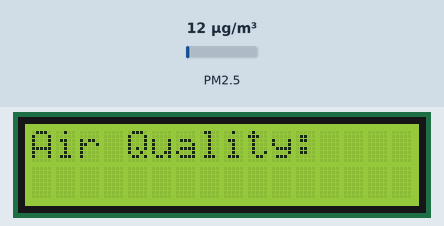
Recording of a sketch running on a simulated Arduino Uno, built with avr-gcc and run on an emulated ATmega328P. On the bench: 16×2 character LCD. Wiring (inferred from the names in the program): dust sensor: data pin 2. The test bench sets the inputs (shaded band); at power-on: PM2.5 12 µg/m³. What the sketch prints to the serial monitor is not drawn.

Above: at 0.1 s.
At 30.3 s:
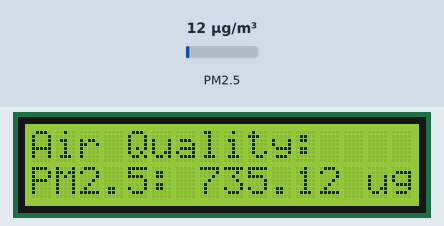
At 67.5 s:
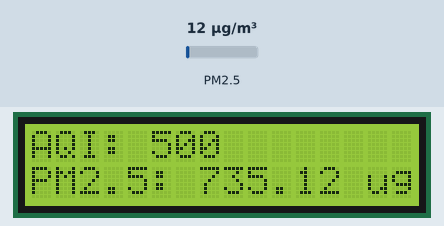
At 106.7 s:
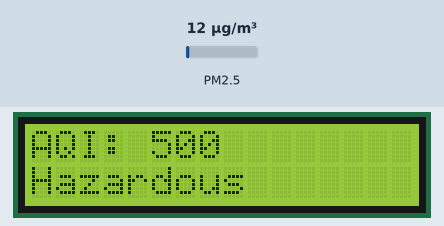

Measured:
- what the display in image 1 shows lasts 2.0 s, from 30.2 s to 32.2 s

The sketch:

air_filter.ino
```cpp
#include <Wire.h>
#include <LiquidCrystal_I2C.h>

#define PM25_PIN 2      // DSM501A PM2.5 output pin
#define SAMPLE_TIME 30000  // Sampling time in milliseconds (30s)

// Initialize LCD (I2C Address: 0x27 or 0x3F)
LiquidCrystal_I2C lcd(0x27, 16, 2);

void setup() {
    pinMode(PM25_PIN, INPUT);
    lcd.begin(16, 2);
    lcd.backlight();
    lcd.setCursor(0, 0);
    lcd.print("Air Quality:");
    Serial.begin(9600);
}

void loop() {
    unsigned long duration;
    unsigned long start_time = millis();
    unsigned long low_pulse_time = 0;

    // Measure low pulse duration for PM2.5
    while (millis() - start_time < SAMPLE_TIME) {
        duration = pulseIn(PM25_PIN, LOW);
        low_pulse_time += duration;
    }

    // Calculate PM2.5 concentration (approximation)
    float ratio = (low_pulse_time / (float)SAMPLE_TIME) * 100.0;
    float concentration = 0.5 * ratio;  // Approximate PM2.5 concentration in µg/m³

    // Convert PM2.5 concentration to AQI using the given formula
    int AQI = calculateAQI(concentration);

    // Display values on LCD
    lcd.setCursor(0, 1);
    lcd.print("PM2.5: ");
    lcd.print(concentration);
    lcd.print(" ug/m3");

    delay(2000);

    lcd.clear();
    lcd.setCursor(0, 0);
    lcd.print("AQI: ");
    lcd.print(AQI);
    lcd.setCursor(0, 1);
    lcd.print(getAQIDescription(AQI));

    Serial.print("PM2.5: ");
    Serial.print(concentration);
    Serial.print(" µg/m³, AQI: ");
    Serial.println(AQI);

    delay(5000);  // Update every 5 seconds
}

// Function to calculate AQI using the given formula
int calculateAQI(float C) {
    struct AQIRange {
        float Clow, Chigh;  // PM2.5 concentration range
        int Ilow, Ihigh;    // AQI range
    };

    AQIRange ranges[] = {
        {0.0, 12.0, 0, 50},
        {12.1, 35.4, 51, 100},
        {35.5, 55.4, 101, 150},
        {55.5, 150.4, 151, 200},
        {150.5, 250.4, 201, 300},
        {250.5, 350.4, 301, 400},
        {350.5, 500.4, 401, 500}
    };

    for (int i = 0; i < 7; i++) {
        if (C >= ranges[i].Clow && C <= ranges[i].Chigh) {
            return ((ranges[i].Ihigh - ranges[i].Ilow) / (ranges[i].Chigh - ranges[i].Clow)) *
                   (C - ranges[i].Clow) + ranges[i].Ilow;
        }
    }
    return 500;  // Default to hazardous if out of range
}

// Function to get AQI category description
String getAQIDescription(int AQI) {
    if (AQI <= 50) return "Good";
    else if (AQI <= 100) return "Moderate";
    else if (AQI <= 150) return "Unhealthy for SG";
    else if (AQI <= 200) return "Unhealthy";
    else if (AQI <= 300) return "Very Unhealthy";
    else return "Hazardous";
}
```
